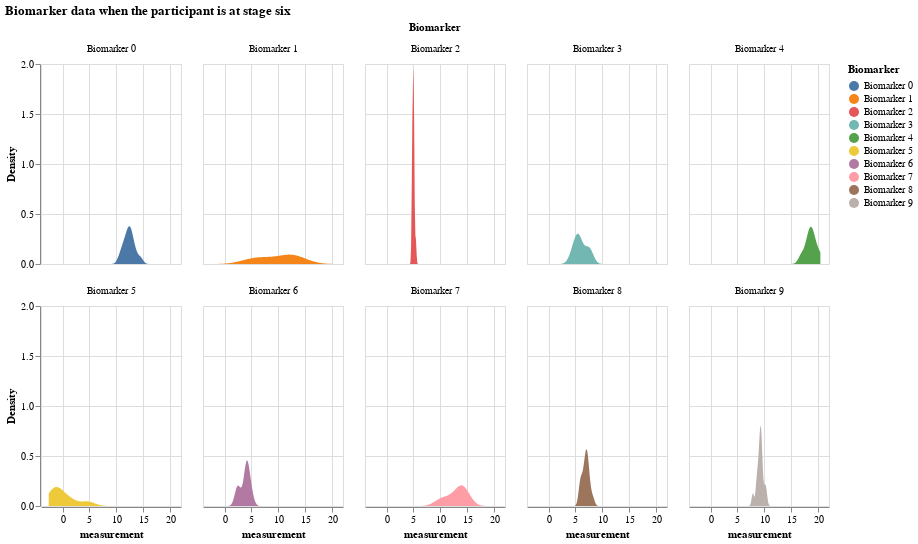

The code cell stored with this chart in its notebook:
### Markdown cell above
### Distribution of all biomarker values when the participant is at a certain disease stage

### Code cell
# biomarker data when the participant is at stage 6
df_kj_6 = df_expanded[df_expanded.k_j == 6]
df_kj_6

alt.Chart(df_kj_6).transform_density(
    'measurement',
    as_=['measurement', 'Density'],
    groupby=['Biomarker']
).mark_area().encode(
    x="measurement:Q",
    y="Density:Q",
    facet = alt.Facet(
        "Biomarker:N",
        columns = 5
    ),
    color=alt.Color(
        'Biomarker:N'
    )
).properties(
    width= 140,
    height = 200,
).properties(
    title='Biomarker data when the participant is at stage six'
)

### Figure 1 — Vega-Lite specification as saved in the notebook (floating-point values rounded to 4 significant figures; data arrays with more than 128 entries replaced by an {"elided": "..."} marker saying what was removed)
{"config": {"view": {"continuousWidth": 300, "continuousHeight": 300}}, "data": {"name": "data-040669696182ca15b044d782af693faa"}, "mark": {"type": "area"}, "encoding": {"color": {"field": "Biomarker", "type": "nominal"}, "facet": {"columns": 5, "field": "Biomarker", "type": "nominal"}, "x": {"field": "measurement", "type": "quantitative"}, "y": {"field": "Density", "type": "quantitative"}}, "height": 200, "title": "Biomarker data when the participant is at stage six", "transform": [{"density": "measurement", "groupby": ["Biomarker"], "as": ["measurement", "Density"]}], "width": 140, "$schema": "https://vega.github.io/schema/vega-lite/v5.16.3.json", "datasets": {"data-040669696182ca15b044d782af693faa": {"elided": "140 records"}}}
